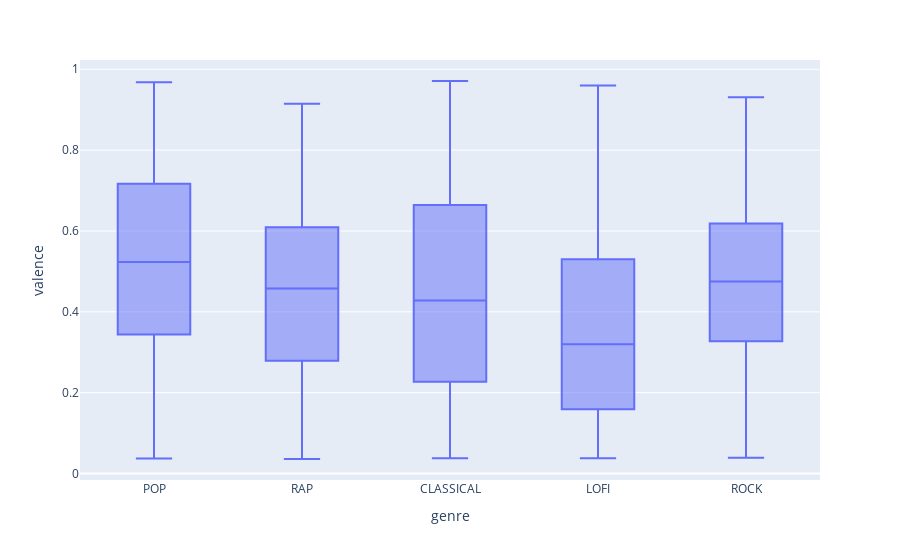

Notebook source saved alongside this figure:
### Markdown cell above
valence

### Code cell
fig = px.box(genre_df, x='genre', y='valence')
fig.show()

### Figure 1 — Plotly figure (JSON) as saved in the notebook; plotly's stock layout.template omitted (floating-point values rounded to 4 significant figures; data arrays with more than 128 entries replaced by an {"elided": "..."} marker saying what was removed)
{"data": [{"alignmentgroup": "True", "hovertemplate": "genre=%{x}<br>valence=%{y}<extra></extra>", "legendgroup": "", "marker": {"color": "#636efa"}, "name": "", "notched": false, "offsetgroup": "", "orientation": "v", "showlegend": false, "type": "box", "x": {"elided": "1337 str values"}, "x0": " ", "xaxis": "x", "y": {"elided": "1337 float values"}, "y0": " ", "yaxis": "y"}], "layout": {"boxmode": "group", "legend": {"tracegroupgap": 0}, "margin": {"t": 60}, "xaxis": {"anchor": "y", "domain": [0, 1], "title": {"text": "genre"}}, "yaxis": {"anchor": "x", "domain": [0, 1], "title": {"text": "valence"}}}}
